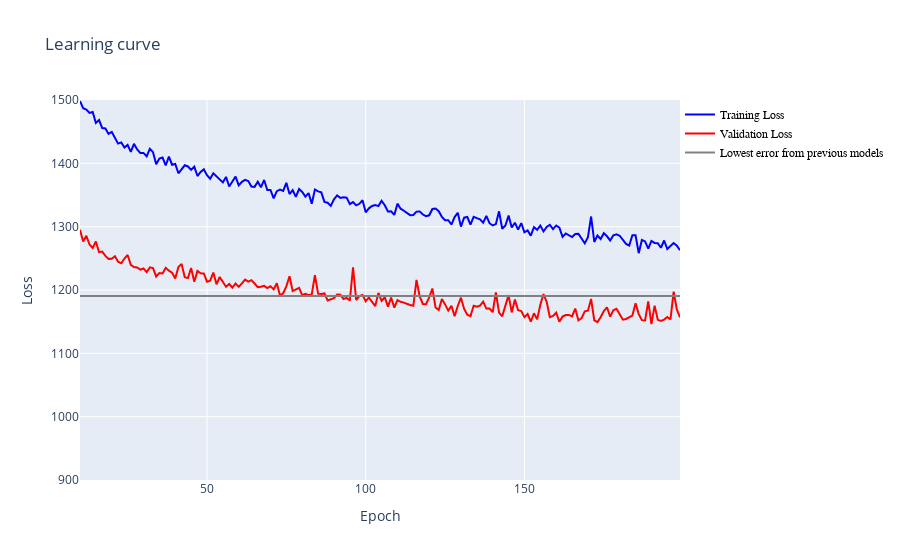

This figure's notebook cell:
### Code cell
DNN_plot_loss(history,starting_epoch=10, previous_val_loss=previous_val_loss)

### Figure 1 — Plotly figure (JSON) as saved in the notebook; plotly's stock layout.template omitted (floating-point values rounded to 4 significant figures; data arrays with more than 128 entries replaced by an {"elided": "..."} marker saying what was removed)
{"data": [{"marker": {"color": "blue", "opacity": 0.5, "size": 5}, "mode": "lines", "name": "Training Loss", "type": "scatter", "x": {"elided": "190 int values"}, "y": {"elided": "190 float values"}}, {"marker": {"color": "red", "opacity": 0.5, "size": 5}, "mode": "lines", "name": "Validation Loss", "type": "scatter", "x": {"elided": "190 int values"}, "y": {"elided": "190 float values"}}, {"marker": {"color": "grey", "size": 5}, "mode": "lines", "name": "Lowest error from previous models", "type": "scatter", "x": {"elided": "190 int values"}, "y": {"elided": "190 float values"}}], "layout": {"legend": {"font": {"color": "black", "family": "sans-serif", "size": 12}, "traceorder": "normal", "x": 1, "y": 1}, "title": {"text": "Learning curve"}, "xaxis": {"range": [10, 199], "title": {"text": "Epoch"}}, "yaxis": {"range": [900, 1500], "title": {"text": "Loss"}}}}
